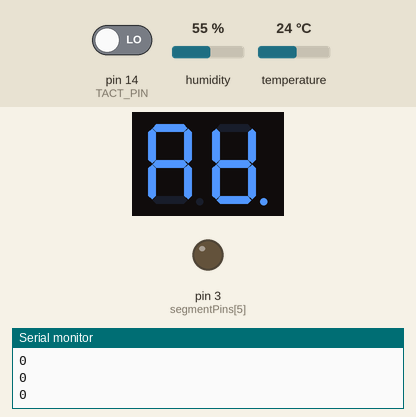
Recording of a sketch running on a simulated Arduino Uno, built with avr-gcc and run on an emulated ATmega328P. Parts: 2-digit seven-segment display, output pins drawn as LEDs (lit = HIGH), the last lines printed to the serial monitor. Wiring (inferred from the names in the program): 2-digit 7-segment display, segments lit when LOW: segments pin 6, pin 7, pin 8, pin 9, pin 10, pin 11, pin 12, pin 13; digit selects pin 5, pin 2. The inputs (shaded band) are chosen by the test bench; at power-on: humidity 55 %, pin 14 (TACT_PIN) LOW, temperature 24 °C. The segment pins are drawn as the display they are named for; pins used as bus, display or sensor lines are not drawn.

Above: at 1.2 s.
1.3 s: humidity set to 22 %
At 3.04 s:
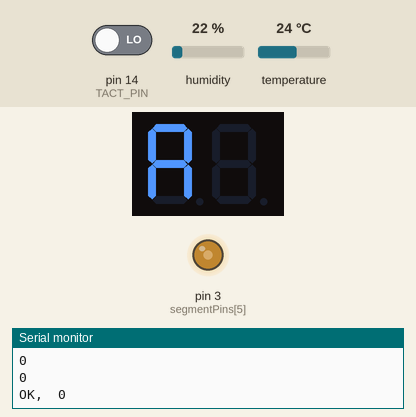
3.6 s: humidity set to 68 %
At 4.7 s:
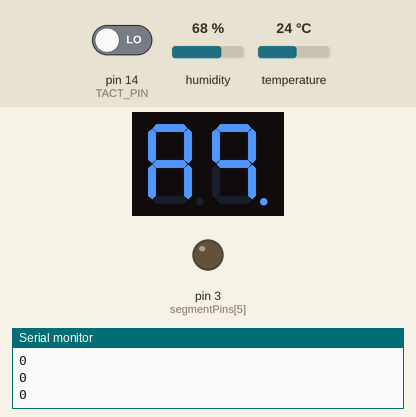
5.6 s: humidity set to 22 %
At 14.1 s:
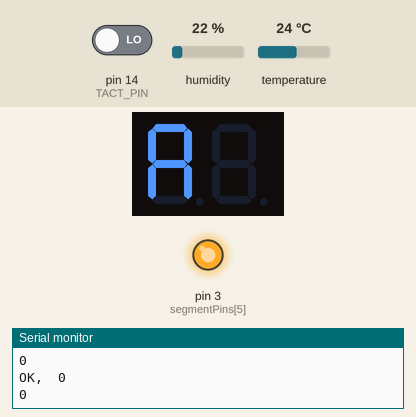
Timing chart, 0 to 15.8 s (numbered marks = the images above; inputs shaded):
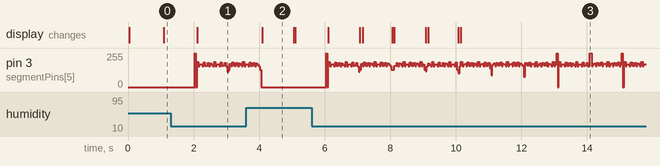

Measured:
- after the input at 1.3 s, the display: changes after 0.81 s (image 1)
- after the input at 3.6 s, the display: changes after 0.50 s (image 2)
- after the input at 5.6 s, the display: changes after 0.52 s (image 3)
- what the display in image 2 shows lasts 1.0 s, from 4.1 s to 5.1 s

The sketch:

multi_7segment_clock.ino
```cpp
#include <Wire.h>
#include <Time.h>
#include <DS1307RTC.h>
#include <dht.h>
#include <EEPROM.h>
dht DHT;

#define DHT11_PIN 4
#define TACT_PIN 14

const byte numeral[12] = {

  B11111100, //0
  B01100000, //1
  B11011010, //2
  B11110010, //3
  B01100110, //4
  B10110110, //5
  B00111110, //6
  B11100000, //7
  B11111110, //8
  B11100110, //9
  B10011100, //C
  B01101111, //H
};

//dp, G,F,E,D,C,B,A
const int segmentPins[8] = {4,7,8,6,5,3,2,9};
const int digitalPins[4] = {10,11,12,13};
long previousMillis = 0;
long previousMillis2 = 0;
int addr = 0;
int mode = 1;
unsigned long currentMillis;
int result;

void setup()
{
  for(int i=0;i<8;i++)
  {
    pinMode(segmentPins[i] , OUTPUT);
  }

  for(int i=0;i<4;i++)
  {
    pinMode(digitalPins[i] , OUTPUT);
  }

  pinMode(TACT_PIN , INPUT);

  Serial.begin(9600);
}

void loop()
{
  addr = 0;
  mode = EEPROM.read(addr);

  mode = 3;

  if (mode == 2)
  {
    showTempOrHum(2);
  }
  else if (mode == 3)
  {
    showTempOrHum(3);
  }
  else
  {
    showTime();
  }

  unsigned long checktime = millis();
//  if(checktime - previousMillis2 > 1000)
//  {
//    previousMillis2 = checktime;
    int test = digitalRead(TACT_PIN);
    Serial.println(test);
//  }
}


void showDigit(int digit,int number)
{
  digitalWrite(digitalPins[digit] , HIGH);

  boolean isBitSet;
  for(int segment=1;segment<8;segment++)
  {
    isBitSet = bitRead(numeral[number],segment);
    isBitSet = !isBitSet;
    digitalWrite(segmentPins[segment], isBitSet);
  }
  delay(5);
  digitalWrite(digitalPins[digit] , LOW);
}

void showTime()
{
  tmElements_t tm;

  if (RTC.read(tm))
  {
  }
  else
  {
    if (RTC.chipPresent())
    {
      Serial.println("The DS1307 is stopped.  Please run the SetTime");
      Serial.println("example to initialize the time and begin running.");
      Serial.println();
    }
    else
    {
      Serial.println("DS1307 read error!  Please check the circuitry.");
      Serial.println();
    }
    delay(1000);
  }


  int h = tm.Hour;
  int h1 = h/10;
  int h2 = h%10;

  int s = tm.Minute;
  int s1 = s/10;
  int s2 = s%10;

  showDigit(0, h1);
  showDigit(1, h2);
  showDigit(2, s1);
  showDigit(3, s2);
}

void showTempOrHum(int mode)
{
  currentMillis = millis();

  if(currentMillis - previousMillis > 1000)
  {
    previousMillis = currentMillis;
    result = DHT.read11(DHT11_PIN);
    switch (result)
    {
      case DHTLIB_OK:
  		Serial.print("OK,\t");
  		break;
      case DHTLIB_ERROR_CHECKSUM:
  		Serial.print("Checksum error,\t");
  		break;
      case DHTLIB_ERROR_TIMEOUT:
  		Serial.print("Time out error,\t");
  		break;
      default:
  		Serial.print("Unknown error,\t");
  		break;
    }
  }

  int tempOrHum = mode == 2 ? DHT.temperature : DHT.humidity;
  int v1 = tempOrHum/10;
  int v2 = tempOrHum%10;

  showDigit(0, v1);
  showDigit(1, v2);
  showDigit(3, mode == 2 ? 10 : 11);
}
```
